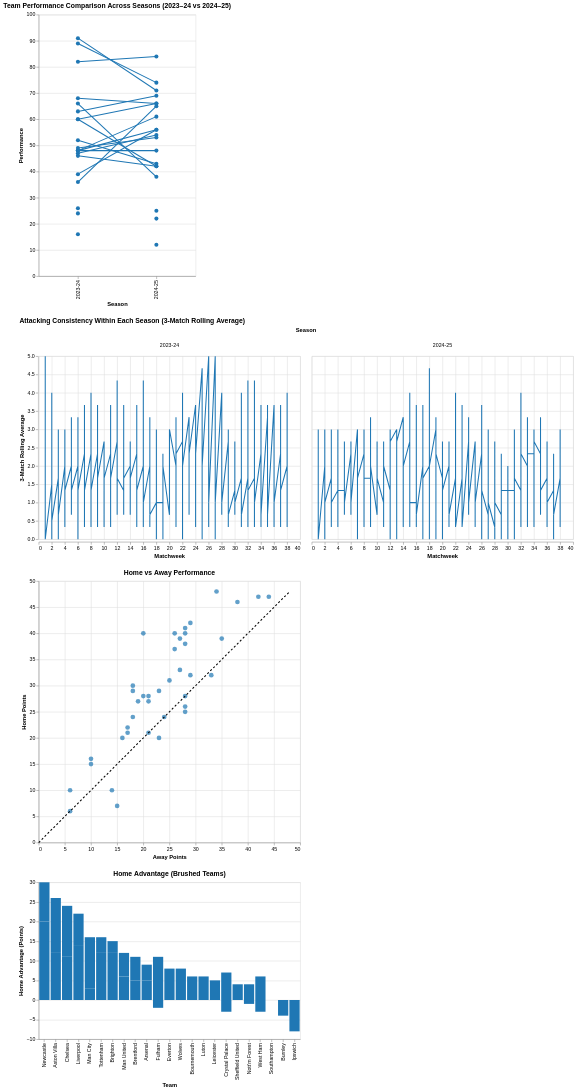

Source (notebook cell):
### Markdown cell above
## Final Dashboard:

**Analytical Questions Answered:**

1. How does team performance differ between the
two seasons?

2. How consistent is a team’s attacking performance over time within a season?

3. How does home advantage manifest across
teams and seasons?

### Code cell
final_dashboard = alt.vconcat(
    chart,       
    q2_chart,    
    q3_combined 
).resolve_scale(
    color='independent'
)

final_dashboard

### Figure 1 — Vega-Lite specification as saved in the notebook (floating-point values rounded to 4 significant figures; data arrays with more than 128 entries replaced by an {"elided": "..."} marker saying what was removed)
{"config": {"view": {"continuousWidth": 300, "continuousHeight": 300}}, "vconcat": [{"layer": [{"mark": {"type": "line"}, "encoding": {"color": {"condition": {"param": "param_07d8ea4015f1b770", "value": "#1f77b4"}, "value": "lightgray"}, "detail": {"field": "Team", "type": "nominal"}, "opacity": {"condition": {"param": "param_07d8ea4015f1b770", "value": 1}, "value": 0.3}, "x": {"field": "Season", "title": "Season", "type": "nominal"}, "y": {"field": "Value", "title": "Performance", "type": "quantitative"}}, "name": "view_802bd7dba9e91784_0", "transform": [{"filter": "(datum.Metric === SelectedMetric)"}]}, {"mark": {"type": "circle", "size": 60}, "encoding": {"color": {"condition": {"param": "param_07d8ea4015f1b770", "value": "#1f77b4"}, "value": "lightgray"}, "detail": {"field": "Team", "type": "nominal"}, "opacity": {"condition": {"param": "param_07d8ea4015f1b770", "value": 1}, "value": 0.3}, "tooltip": [{"field": "Team", "type": "nominal"}, {"field": "Season", "type": "nominal"}, {"field": "Metric", "type": "nominal"}, {"field": "Value", "type": "quantitative"}], "x": {"field": "Season", "type": "nominal"}, "y": {"field": "Value", "type": "quantitative"}}, "transform": [{"filter": "(datum.Metric === SelectedMetric)"}]}], "data": {"name": "data-76ba65ddfc364f4685d11d6010064955"}, "height": 500, "title": "Team Performance Comparison Across Seasons (2023–24 vs 2024–25)", "width": 300}, {"data": {"name": "data-3336c2633e6ee38c41593b3e7386054d"}, "facet": {"column": {"field": "Season", "title": "Season", "type": "nominal"}}, "spec": {"mark": {"type": "line"}, "encoding": {"color": {"value": "#1f77b4"}, "tooltip": [{"field": "Team", "type": "nominal"}, {"field": "Season", "type": "nominal"}, {"field": "Matchweek", "type": "quantitative"}, {"field": "Metric", "type": "nominal"}, {"field": "RollingValue", "format": ".2f", "type": "quantitative"}], "x": {"field": "Matchweek", "title": "Matchweek", "type": "quantitative"}, "y": {"field": "RollingValue", "title": "3-Match Rolling Average", "type": "quantitative"}}, "height": 350, "transform": [{"filter": {"param": "param_07d8ea4015f1b770"}}, {"filter": "(datum.Metric === AttackMetric)"}], "width": 500}, "title": "Attacking Consistency Within Each Season (3-Match Rolling Average)"}, {"vconcat": [{"layer": [{"data": {"name": "data-bbafdcfff63664745cde4969c9fa2eca"}, "mark": {"type": "circle", "size": 80}, "encoding": {"color": {"condition": {"param": "param_0d9d894d388ffc00", "value": "#1f77b4"}, "value": "lightgray"}, "tooltip": [{"field": "Team", "type": "nominal"}, {"field": "Season", "type": "nominal"}, {"field": "Points_Home", "type": "quantitative"}, {"field": "Points_Away", "type": "quantitative"}, {"field": "GoalDiff_Home", "type": "quantitative"}, {"field": "GoalDiff_Away", "type": "quantitative"}], "x": {"field": "Points_Away", "title": "Away Points", "type": "quantitative"}, "y": {"field": "Points_Home", "title": "Home Points", "type": "quantitative"}}, "name": "view_c16a2b81b16b738e_0", "title": "Home vs Away Performance"}, {"data": {"name": "data-e576cf585f5b1988125c0cc12c6e74dc"}, "mark": {"type": "line", "color": "black", "strokeDash": [4, 4]}, "encoding": {"x": {"field": "x", "type": "quantitative"}, "y": {"field": "y", "type": "quantitative"}}}], "height": 500, "width": 500}, {"data": {"name": "data-bbafdcfff63664745cde4969c9fa2eca"}, "mark": {"type": "bar"}, "encoding": {"color": {"value": "#1f77b4"}, "tooltip": [{"field": "Team", "type": "nominal"}, {"field": "Season", "type": "nominal"}, {"field": "HomeAdvantage", "type": "quantitative"}], "x": {"field": "Team", "sort": "-y", "type": "nominal"}, "y": {"field": "HomeAdvantage", "title": "Home Advantage (Points)", "type": "quantitative"}}, "height": 300, "title": "Home Advantage (Brushed Teams)", "transform": [{"filter": {"param": "param_0d9d894d388ffc00"}}], "width": 500}]}], "params": [{"name": "SelectedMetric", "bind": {"input": "select", "options": ["Points", "Win", "GoalDiff"], "name": "Metric: "}, "value": "Points"}, {"name": "param_07d8ea4015f1b770", "select": {"type": "point", "fields": ["Team"], "on": "click"}, "views": ["view_802bd7dba9e91784_0"]}, {"name": "AttackMetric", "bind": {"input": "select", "options": ["Goals", "Shots", "ShotsOnTarget"], "name": "Attacking Metric: "}, "value": "Goals"}, {"name": "param_0d9d894d388ffc00", "select": "interval", "views": ["view_c16a2b81b16b738e_0"]}], "resolve": {"scale": {"color": "independent"}}, "$schema": "https://vega.github.io/schema/vega-lite/v6.1.0.json", "datasets": {"data-76ba65ddfc364f4685d11d6010064955": [{"Team": "Arsenal", "Season": "2023-24", "Metric": "Points", "Value": 89}, {"Team": "Aston Villa", "Season": "2023-24", "Metric": "Points", "Value": 68}, {"Team": "Bournemouth", "Season": "2023-24", "Metric": "Points", "Value": 48}, {"Team": "Brentford", "Season": "2023-24", "Metric": "Points", "Value": 39}, {"Team": "Brighton", "Season": "2023-24", "Metric": "Points", "Value": 48}, {"Team": "Burnley", "Season": "2023-24", "Metric": "Points", "Value": 24}, {"Team": "Chelsea", "Season": "2023-24", "Metric": "Points", "Value": 63}, {"Team": "Crystal Palace", "Season": "2023-24", "Metric": "Points", "Value": 49}, {"Team": "Everton", "Season": "2023-24", "Metric": "Points", "Value": 48}, {"Team": "Fulham", "Season": "2023-24", "Metric": "Points", "Value": 47}, {"Team": "Liverpool", "Season": "2023-24", "Metric": "Points", "Value": 82}, {"Team": "Luton", "Season": "2023-24", "Metric": "Points", "Value": 26}, {"Team": "Man City", "Season": "2023-24", "Metric": "Points", "Value": 91}, {"Team": "Man United", "Season": "2023-24", "Metric": "Points", "Value": 60}, {"Team": "Newcastle", "Season": "2023-24", "Metric": "Points", "Value": 60}, {"Team": "Nott'm Forest", "Season": "2023-24", "Metric": "Points", "Value": 36}, {"Team": "Sheffield United", "Season": "2023-24", "Metric": "Points", "Value": 16}, {"Team": "Tottenham", "Season": "2023-24", "Metric": "Points", "Value": 66}, {"Team": "West Ham", "Season": "2023-24", "Metric": "Points", "Value": 52}, {"Team": "Wolves", "Season": "2023-24", "Metric": "Points", "Value": 46}, {"Team": "Arsenal", "Season": "2024-25", "Metric": "Points", "Value": 74}, {"Team": "Aston Villa", "Season": "2024-25", "Metric": "Points", "Value": 66}, {"Team": "Bournemouth", "Season": "2024-25", "Metric": "Points", "Value": 56}, {"Team": "Brentford", "Season": "2024-25", "Metric": "Points", "Value": 56}, {"Team": "Brighton", "Season": "2024-25", "Metric": "Points", "Value": 61}, {"Team": "Chelsea", "Season": "2024-25", "Metric": "Points", "Value": 69}, {"Team": "Crystal Palace", "Season": "2024-25", "Metric": "Points", "Value": 53}, {"Team": "Everton", "Season": "2024-25", "Metric": "Points", "Value": 48}, {"Team": "Fulham", "Season": "2024-25", "Metric": "Points", "Value": 54}, {"Team": "Ipswich", "Season": "2024-25", "Metric": "Points", "Value": 22}, {"Team": "Leicester", "Season": "2024-25", "Metric": "Points", "Value": 25}, {"Team": "Liverpool", "Season": "2024-25", "Metric": "Points", "Value": 84}, {"Team": "Man City", "Season": "2024-25", "Metric": "Points", "Value": 71}, {"Team": "Man United", "Season": "2024-25", "Metric": "Points", "Value": 42}, {"Team": "Newcastle", "Season": "2024-25", "Metric": "Points", "Value": 66}, {"Team": "Nott'm Forest", "Season": "2024-25", "Metric": "Points", "Value": 65}, {"Team": "Southampton", "Season": "2024-25", "Metric": "Points", "Value": 12}, {"Team": "Tottenham", "Season": "2024-25", "Metric": "Points", "Value": 38}, {"Team": "West Ham", "Season": "2024-25", "Metric": "Points", "Value": 43}, {"Team": "Wolves", "Season": "2024-25", "Metric": "Points", "Value": 42}, {"Team": "Arsenal", "Season": "2023-24", "Metric": "Win", "Value": 28}, {"Team": "Aston Villa", "Season": "2023-24", "Metric": "Win", "Value": 20}, {"Team": "Bournemouth", "Season": "2023-24", "Metric": "Win", "Value": 13}, {"Team": "Brentford", "Season": "2023-24", "Metric": "Win", "Value": 10}, {"Team": "Brighton", "Season": "2023-24", "Metric": "Win", "Value": 12}, {"Team": "Burnley", "Season": "2023-24", "Metric": "Win", "Value": 5}, {"Team": "Chelsea", "Season": "2023-24", "Metric": "Win", "Value": 18}, {"Team": "Crystal Palace", "Season": "2023-24", "Metric": "Win", "Value": 13}, {"Team": "Everton", "Season": "2023-24", "Metric": "Win", "Value": 13}, {"Team": "Fulham", "Season": "2023-24", "Metric": "Win", "Value": 13}, {"Team": "Liverpool", "Season": "2023-24", "Metric": "Win", "Value": 24}, {"Team": "Luton", "Season": "2023-24", "Metric": "Win", "Value": 6}, {"Team": "Man City", "Season": "2023-24", "Metric": "Win", "Value": 28}, {"Team": "Man United", "Season": "2023-24", "Metric": "Win", "Value": 18}, {"Team": "Newcastle", "Season": "2023-24", "Metric": "Win", "Value": 18}, {"Team": "Nott'm Forest", "Season": "2023-24", "Metric": "Win", "Value": 9}, {"Team": "Sheffield United", "Season": "2023-24", "Metric": "Win", "Value": 3}, {"Team": "Tottenham", "Season": "2023-24", "Metric": "Win", "Value": 20}, {"Team": "West Ham", "Season": "2023-24", "Metric": "Win", "Value": 14}, {"Team": "Wolves", "Season": "2023-24", "Metric": "Win", "Value": 13}, {"Team": "Arsenal", "Season": "2024-25", "Metric": "Win", "Value": 20}, {"Team": "Aston Villa", "Season": "2024-25", "Metric": "Win", "Value": 19}, {"Team": "Bournemouth", "Season": "2024-25", "Metric": "Win", "Value": 15}, {"Team": "Brentford", "Season": "2024-25", "Metric": "Win", "Value": 16}, {"Team": "Brighton", "Season": "2024-25", "Metric": "Win", "Value": 16}, {"Team": "Chelsea", "Season": "2024-25", "Metric": "Win", "Value": 20}, {"Team": "Crystal Palace", "Season": "2024-25", "Metric": "Win", "Value": 13}, {"Team": "Everton", "Season": "2024-25", "Metric": "Win", "Value": 11}, {"Team": "Fulham", "Season": "2024-25", "Metric": "Win", "Value": 15}, {"Team": "Ipswich", "Season": "2024-25", "Metric": "Win", "Value": 4}, {"Team": "Leicester", "Season": "2024-25", "Metric": "Win", "Value": 6}, {"Team": "Liverpool", "Season": "2024-25", "Metric": "Win", "Value": 25}, {"Team": "Man City", "Season": "2024-25", "Metric": "Win", "Value": 21}, {"Team": "Man United", "Season": "2024-25", "Metric": "Win", "Value": 11}, {"Team": "Newcastle", "Season": "2024-25", "Metric": "Win", "Value": 20}, {"Team": "Nott'm Forest", "Season": "2024-25", "Metric": "Win", "Value": 19}, {"Team": "Southampton", "Season": "2024-25", "Metric": "Win", "Value": 2}, {"Team": "Tottenham", "Season": "2024-25", "Metric": "Win", "Value": 11}, {"Team": "West Ham", "Season": "2024-25", "Metric": "Win", "Value": 11}, {"Team": "Wolves", "Season": "2024-25", "Metric": "Win", "Value": 12}, {"Team": "Arsenal", "Season": "2023-24", "Metric": "GoalDiff", "Value": 62}, {"Team": "Aston Villa", "Season": "2023-24", "Metric": "GoalDiff", "Value": 15}, {"Team": "Bournemouth", "Season": "2023-24", "Metric": "GoalDiff", "Value": -13}, {"Team": "Brentford", "Season": "2023-24", "Metric": "GoalDiff", "Value": -9}, {"Team": "Brighton", "Season": "2023-24", "Metric": "GoalDiff", "Value": -7}, {"Team": "Burnley", "Season": "2023-24", "Metric": "GoalDiff", "Value": -37}, {"Team": "Chelsea", "Season": "2023-24", "Metric": "GoalDiff", "Value": 14}, {"Team": "Crystal Palace", "Season": "2023-24", "Metric": "GoalDiff", "Value": -1}, {"Team": "Everton", "Season": "2023-24", "Metric": "GoalDiff", "Value": -11}, {"Team": "Fulham", "Season": "2023-24", "Metric": "GoalDiff", "Value": -6}, {"Team": "Liverpool", "Season": "2023-24", "Metric": "GoalDiff", "Value": 45}, {"Team": "Luton", "Season": "2023-24", "Metric": "GoalDiff", "Value": -33}, {"Team": "Man City", "Season": "2023-24", "Metric": "GoalDiff", "Value": 62}, {"Team": "Man United", "Season": "2023-24", "Metric": "GoalDiff", "Value": -1}, {"Team": "Newcastle", "Season": "2023-24", "Metric": "GoalDiff", "Value": 23}, {"Team": "Nott'm Forest", "Season": "2023-24", "Metric": "GoalDiff", "Value": -18}, {"Team": "Sheffield United", "Season": "2023-24", "Metric": "GoalDiff", "Value": -69}, {"Team": "Tottenham", "Season": "2023-24", "Metric": "GoalDiff", "Value": 13}, {"Team": "West Ham", "Season": "2023-24", "Metric": "GoalDiff", "Value": -14}, {"Team": "Wolves", "Season": "2023-24", "Metric": "GoalDiff", "Value": -15}, {"Team": "Arsenal", "Season": "2024-25", "Metric": "GoalDiff", "Value": 35}, {"Team": "Aston Villa", "Season": "2024-25", "Metric": "GoalDiff", "Value": 7}, {"Team": "Bournemouth", "Season": "2024-25", "Metric": "GoalDiff", "Value": 12}, {"Team": "Brentford", "Season": "2024-25", "Metric": "GoalDiff", "Value": 9}, {"Team": "Brighton", "Season": "2024-25", "Metric": "GoalDiff", "Value": 7}, {"Team": "Chelsea", "Season": "2024-25", "Metric": "GoalDiff", "Value": 21}, {"Team": "Crystal Palace", "Season": "2024-25", "Metric": "GoalDiff", "Value": 0}, {"Team": "Everton", "Season": "2024-25", "Metric": "GoalDiff", "Value": -2}, {"Team": "Fulham", "Season": "2024-25", "Metric": "GoalDiff", "Value": 0}, {"Team": "Ipswich", "Season": "2024-25", "Metric": "GoalDiff", "Value": -46}, {"Team": "Leicester", "Season": "2024-25", "Metric": "GoalDiff", "Value": -47}, {"Team": "Liverpool", "Season": "2024-25", "Metric": "GoalDiff", "Value": 45}, {"Team": "Man City", "Season": "2024-25", "Metric": "GoalDiff", "Value": 28}, {"Team": "Man United", "Season": "2024-25", "Metric": "GoalDiff", "Value": -10}, {"Team": "Newcastle", "Season": "2024-25", "Metric": "GoalDiff", "Value": 21}, {"Team": "Nott'm Forest", "Season": "2024-25", "Metric": "GoalDiff", "Value": 12}, {"Team": "Southampton", "Season": "2024-25", "Metric": "GoalDiff", "Value": -60}, {"Team": "Tottenham", "Season": "2024-25", "Metric": "GoalDiff", "Value": -1}, {"Team": "West Ham", "Season": "2024-25", "Metric": "GoalDiff", "Value": -16}, {"Team": "Wolves", "Season": "2024-25", "Metric": "GoalDiff", "Value": -15}], "data-3336c2633e6ee38c41593b3e7386054d": {"elided": "4560 records"}, "data-bbafdcfff63664745cde4969c9fa2eca": [{"Team": "Arsenal", "Season": "2023-24", "Points_Away": 42, "Points_Home": 47, "GoalDiff_Away": 30, "GoalDiff_Home": 32, "HomeAdvantage": 5}, {"Team": "Arsenal", "Season": "2024-25", "Points_Away": 35, "Points_Home": 39, "GoalDiff_Away": 17, "GoalDiff_Home": 18, "HomeAdvantage": 4}, {"Team": "Aston Villa", "Season": "2023-24", "Points_Away": 28, "Points_Home": 40, "GoalDiff_Away": -5, "GoalDiff_Home": 20, "HomeAdvantage": 12}, {"Team": "Aston Villa", "Season": "2024-25", "Points_Away": 26, "Points_Home": 40, "GoalDiff_Away": -7, "GoalDiff_Home": 14, "HomeAdvantage": 14}, {"Team": "Bournemouth", "Season": "2023-24", "Points_Away": 21, "Points_Home": 27, "GoalDiff_Away": -12, "GoalDiff_Home": -1, "HomeAdvantage": 6}, {"Team": "Bournemouth", "Season": "2024-25", "Points_Away": 28, "Points_Home": 28, "GoalDiff_Away": 5, "GoalDiff_Home": 7, "HomeAdvantage": 0}, {"Team": "Brentford", "Season": "2023-24", "Points_Away": 17, "Points_Home": 22, "GoalDiff_Away": -4, "GoalDiff_Home": -5, "HomeAdvantage": 5}, {"Team": "Brentford", "Season": "2024-25", "Points_Away": 25, "Points_Home": 31, "GoalDiff_Away": 4, "GoalDiff_Home": 5, "HomeAdvantage": 6}, {"Team": "Brighton", "Season": "2023-24", "Points_Away": 18, "Points_Home": 30, "GoalDiff_Away": -10, "GoalDiff_Home": 3, "HomeAdvantage": 12}, {"Team": "Brighton", "Season": "2024-25", "Points_Away": 29, "Points_Home": 32, "GoalDiff_Away": 3, "GoalDiff_Home": 4, "HomeAdvantage": 3}, {"Team": "Burnley", "Season": "2023-24", "Points_Away": 14, "Points_Home": 10, "GoalDiff_Away": -13, "GoalDiff_Home": -24, "HomeAdvantage": -4}, {"Team": "Chelsea", "Season": "2023-24", "Points_Away": 26, "Points_Home": 37, "GoalDiff_Away": -4, "GoalDiff_Home": 18, "HomeAdvantage": 11}, {"Team": "Chelsea", "Season": "2024-25", "Points_Away": 28, "Points_Home": 41, "GoalDiff_Away": 4, "GoalDiff_Home": 17, "HomeAdvantage": 13}, {"Team": "Crystal Palace", "Season": "2023-24", "Points_Away": 21, "Points_Home": 28, "GoalDiff_Away": -12, "GoalDiff_Home": 11, "HomeAdvantage": 7}, {"Team": "Crystal Palace", "Season": "2024-25", "Points_Away": 28, "Points_Home": 25, "GoalDiff_Away": 2, "GoalDiff_Home": -2, "HomeAdvantage": -3}, {"Team": "Everton", "Season": "2023-24", "Points_Away": 20, "Points_Home": 28, "GoalDiff_Away": -15, "GoalDiff_Home": 4, "HomeAdvantage": 8}, {"Team": "Everton", "Season": "2024-25", "Points_Away": 24, "Points_Home": 24, "GoalDiff_Away": -5, "GoalDiff_Home": 3, "HomeAdvantage": 0}, {"Team": "Fulham", "Season": "2023-24", "Points_Away": 18, "Points_Home": 29, "GoalDiff_Away": -13, "GoalDiff_Home": 7, "HomeAdvantage": 11}, {"Team": "Fulham", "Season": "2024-25", "Points_Away": 28, "Points_Home": 26, "GoalDiff_Away": 3, "GoalDiff_Home": -3, "HomeAdvantage": -2}, {"Team": "Ipswich", "Season": "2024-25", "Points_Away": 15, "Points_Home": 7, "GoalDiff_Away": -16, "GoalDiff_Home": -30, "HomeAdvantage": -8}, {"Team": "Leicester", "Season": "2024-25", "Points_Away": 10, "Points_Home": 15, "GoalDiff_Away": -28, "GoalDiff_Home": -19, "HomeAdvantage": 5}, {"Team": "Liverpool", "Season": "2023-24", "Points_Away": 34, "Points_Home": 48, "GoalDiff_Away": 13, "GoalDiff_Home": 32, "HomeAdvantage": 14}, {"Team": "Liverpool", "Season": "2024-25", "Points_Away": 38, "Points_Home": 46, "GoalDiff_Away": 19, "GoalDiff_Home": 26, "HomeAdvantage": 8}, {"Team": "Luton", "Season": "2023-24", "Points_Away": 10, "Points_Home": 16, "GoalDiff_Away": -24, "GoalDiff_Home": -9, "HomeAdvantage": 6}, {"Team": "Man City", "Season": "2023-24", "Points_Away": 44, "Points_Home": 47, "GoalDiff_Away": 27, "GoalDiff_Home": 35, "HomeAdvantage": 3}, {"Team": "Man City", "Season": "2024-25", "Points_Away": 29, "Points_Home": 42, "GoalDiff_Away": 8, "GoalDiff_Home": 20, "HomeAdvantage": 13}, {"Team": "Man United", "Season": "2023-24", "Points_Away": 27, "Points_Home": 33, "GoalDiff_Away": -4, "GoalDiff_Home": 3, "HomeAdvantage": 6}, {"Team": "Man United", "Season": "2024-25", "Points_Away": 18, "Points_Home": 24, "GoalDiff_Away": -5, "GoalDiff_Home": -5, "HomeAdvantage": 6}, {"Team": "Newcastle", "Season": "2023-24", "Points_Away": 20, "Points_Home": 40, "GoalDiff_Away": -4, "GoalDiff_Home": 27, "HomeAdvantage": 20}, {"Team": "Newcastle", "Season": "2024-25", "Points_Away": 28, "Points_Home": 38, "GoalDiff_Away": 1, "GoalDiff_Home": 20, "HomeAdvantage": 10}, {"Team": "Nott'm Forest", "Season": "2023-24", "Points_Away": 16, "Points_Home": 20, "GoalDiff_Away": -15, "GoalDiff_Home": -3, "HomeAdvantage": 4}, {"Team": "Nott'm Forest", "Season": "2024-25", "Points_Away": 33, "Points_Home": 32, "GoalDiff_Away": 2, "GoalDiff_Home": 10, "HomeAdvantage": -1}, {"Team": "Sheffield United", "Season": "2023-24", "Points_Away": 6, "Points_Home": 10, "GoalDiff_Away": -31, "GoalDiff_Home": -38, "HomeAdvantage": 4}, {"Team": "Southampton", "Season": "2024-25", "Points_Away": 6, "Points_Home": 6, "GoalDiff_Away": -26, "GoalDiff_Home": -34, "HomeAdvantage": 0}, {"Team": "Tottenham", "Season": "2023-24", "Points_Away": 27, "Points_Home": 39, "GoalDiff_Away": 2, "GoalDiff_Home": 11, "HomeAdvantage": 12}, {"Team": "Tottenham", "Season": "2024-25", "Points_Away": 17, "Points_Home": 21, "GoalDiff_Away": -1, "GoalDiff_Home": 0, "HomeAdvantage": 4}, {"Team": "West Ham", "Season": "2023-24", "Points_Away": 23, "Points_Home": 29, "GoalDiff_Away": -17, "GoalDiff_Home": 3, "HomeAdvantage": 6}, {"Team": "West Ham", "Season": "2024-25", "Points_Away": 23, "Points_Home": 20, "GoalDiff_Away": -5, "GoalDiff_Home": -11, "HomeAdvantage": -3}, {"Team": "Wolves", "Season": "2023-24", "Points_Away": 19, "Points_Home": 27, "GoalDiff_Away": -11, "GoalDiff_Home": -4, "HomeAdvantage": 8}, {"Team": "Wolves", "Season": "2024-25", "Points_Away": 21, "Points_Home": 21, "GoalDiff_Away": -10, "GoalDiff_Home": -5, "HomeAdvantage": 0}], "data-e576cf585f5b1988125c0cc12c6e74dc": [{"x": 0, "y": 0}, {"x": 48, "y": 48}]}}
